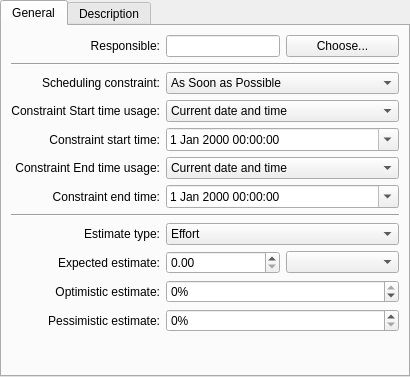
<?xml version="1.0" encoding="UTF-8"?>
<ui version="4.0">
 <author>Dag Andersen &lt;dag.andersen@kdemail.net&gt;</author>
 <class>KPlato::ConfigTaskPanelBase</class>
 <widget class="QWidget" name="KPlato::ConfigTaskPanelBase">
  <property name="geometry">
   <rect>
    <x>0</x>
    <y>0</y>
    <width>410</width>
    <height>377</height>
   </rect>
  </property>
  <layout class="QVBoxLayout" name="verticalLayout">
   <property name="margin">
    <number>0</number>
   </property>
   <item>
    <widget class="QTabWidget" name="tabWidget">
     <property name="currentIndex">
      <number>0</number>
     </property>
     <widget class="QWidget" name="tab">
      <attribute name="title">
       <string>General</string>
      </attribute>
      <layout class="QGridLayout" columnstretch="0,1" name="gridLayout">
       <item row="0" column="0">
        <widget class="QLabel" name="leaderlabel">
         <property name="whatsThis">
          <string>The person responsible for this task.

This is not limited to persons available in a resource group but can be anyone. You can even directly access your address book with the Choose button.</string>
         </property>
         <property name="text">
          <string>Responsible:</string>
         </property>
         <property name="wordWrap">
          <bool>false</bool>
         </property>
         <property name="alignment">
          <set>Qt::AlignRight|Qt::AlignTrailing|Qt::AlignVCenter</set>
         </property>
         <property name="buddy">
          <cstring>kcfg_Leader</cstring>
         </property>
        </widget>
       </item>
       <item row="0" column="1">
        <layout class="QHBoxLayout">
         <property name="margin">
          <number>0</number>
         </property>
         <item>
          <widget class="KLineEdit" name="kcfg_Leader">
           <property name="sizePolicy">
            <sizepolicy hsizetype="Preferred" vsizetype="Preferred">
             <horstretch>0</horstretch>
             <verstretch>0</verstretch>
            </sizepolicy>
           </property>
           <property name="whatsThis">
            <string>The person responsible for this task.

This is not limited to persons available in a resource group but can be anyone. You can even directly access your address book with the Choose button.</string>
           </property>
          </widget>
         </item>
         <item>
          <widget class="QPushButton" name="chooseLeader">
           <property name="toolTip">
            <string>Insert a person from your address book</string>
           </property>
           <property name="whatsThis">
            <string>Insert a person from your address book.</string>
           </property>
           <property name="text">
            <string>Choose...</string>
           </property>
           <property name="shortcut">
            <string/>
           </property>
          </widget>
         </item>
        </layout>
       </item>
       <item row="2" column="0">
        <widget class="QLabel" name="textLabel3">
         <property name="sizePolicy">
          <sizepolicy hsizetype="Preferred" vsizetype="Preferred">
           <horstretch>0</horstretch>
           <verstretch>0</verstretch>
          </sizepolicy>
         </property>
         <property name="text">
          <string>Scheduling constraint:</string>
         </property>
         <property name="wordWrap">
          <bool>false</bool>
         </property>
         <property name="alignment">
          <set>Qt::AlignRight|Qt::AlignTrailing|Qt::AlignVCenter</set>
         </property>
         <property name="buddy">
          <cstring>kcfg_ConstraintType</cstring>
         </property>
        </widget>
       </item>
       <item row="2" column="1">
        <widget class="KComboBox" name="kcfg_ConstraintType">
         <property name="sizePolicy">
          <sizepolicy hsizetype="Preferred" vsizetype="Fixed">
           <horstretch>0</horstretch>
           <verstretch>0</verstretch>
          </sizepolicy>
         </property>
         <item>
          <property name="text">
           <string>As Soon as Possible</string>
          </property>
         </item>
         <item>
          <property name="text">
           <string>As Late as Possible</string>
          </property>
         </item>
         <item>
          <property name="text">
           <string>Must Start On</string>
          </property>
         </item>
         <item>
          <property name="text">
           <string>Must Finish On</string>
          </property>
         </item>
         <item>
          <property name="text">
           <string>Start Not Earlier Than</string>
          </property>
         </item>
         <item>
          <property name="text">
           <string>Finish Not Later Than</string>
          </property>
         </item>
         <item>
          <property name="text">
           <string>Fixed Interval</string>
          </property>
         </item>
        </widget>
       </item>
       <item row="3" column="0">
        <widget class="QLabel" name="textLabel3_5">
         <property name="sizePolicy">
          <sizepolicy hsizetype="Preferred" vsizetype="Preferred">
           <horstretch>0</horstretch>
           <verstretch>0</verstretch>
          </sizepolicy>
         </property>
         <property name="text">
          <string>Constraint Start time usage:</string>
         </property>
         <property name="wordWrap">
          <bool>false</bool>
         </property>
         <property name="alignment">
          <set>Qt::AlignRight|Qt::AlignTrailing|Qt::AlignVCenter</set>
         </property>
         <property name="buddy">
          <cstring>kcfg_StartTimeUsage</cstring>
         </property>
        </widget>
       </item>
       <item row="3" column="1">
        <widget class="KComboBox" name="kcfg_StartTimeUsage">
         <property name="sizePolicy">
          <sizepolicy hsizetype="Preferred" vsizetype="Fixed">
           <horstretch>0</horstretch>
           <verstretch>0</verstretch>
          </sizepolicy>
         </property>
         <item>
          <property name="text">
           <string>Current date and time</string>
          </property>
         </item>
         <item>
          <property name="text">
           <string>Current date, specified time</string>
          </property>
         </item>
         <item>
          <property name="text">
           <string>Specified date and time</string>
          </property>
         </item>
        </widget>
       </item>
       <item row="4" column="0">
        <widget class="QLabel" name="textLabel3_3">
         <property name="sizePolicy">
          <sizepolicy hsizetype="Preferred" vsizetype="Preferred">
           <horstretch>0</horstretch>
           <verstretch>0</verstretch>
          </sizepolicy>
         </property>
         <property name="text">
          <string>Constraint start time:</string>
         </property>
         <property name="wordWrap">
          <bool>false</bool>
         </property>
         <property name="alignment">
          <set>Qt::AlignRight|Qt::AlignTrailing|Qt::AlignVCenter</set>
         </property>
         <property name="buddy">
          <cstring>kcfg_ConstraintStartTime</cstring>
         </property>
        </widget>
       </item>
       <item row="4" column="1">
        <widget class="QDateTimeEdit" name="kcfg_ConstraintStartTime">
         <property name="calendarPopup">
          <bool>true</bool>
         </property>
        </widget>
       </item>
       <item row="5" column="0">
        <widget class="QLabel" name="textLabel3_6">
         <property name="sizePolicy">
          <sizepolicy hsizetype="Preferred" vsizetype="Preferred">
           <horstretch>0</horstretch>
           <verstretch>0</verstretch>
          </sizepolicy>
         </property>
         <property name="text">
          <string>Constraint End time usage:</string>
         </property>
         <property name="wordWrap">
          <bool>false</bool>
         </property>
         <property name="alignment">
          <set>Qt::AlignRight|Qt::AlignTrailing|Qt::AlignVCenter</set>
         </property>
         <property name="buddy">
          <cstring>kcfg_EndTimeUsage</cstring>
         </property>
        </widget>
       </item>
       <item row="5" column="1">
        <widget class="KComboBox" name="kcfg_EndTimeUsage">
         <property name="sizePolicy">
          <sizepolicy hsizetype="Preferred" vsizetype="Fixed">
           <horstretch>0</horstretch>
           <verstretch>0</verstretch>
          </sizepolicy>
         </property>
         <item>
          <property name="text">
           <string>Current date and time</string>
          </property>
         </item>
         <item>
          <property name="text">
           <string>Current date, specified time</string>
          </property>
         </item>
         <item>
          <property name="text">
           <string>Specified date and time</string>
          </property>
         </item>
        </widget>
       </item>
       <item row="6" column="0">
        <widget class="QLabel" name="textLabel3_4">
         <property name="sizePolicy">
          <sizepolicy hsizetype="Preferred" vsizetype="Preferred">
           <horstretch>0</horstretch>
           <verstretch>0</verstretch>
          </sizepolicy>
         </property>
         <property name="text">
          <string>Constraint end time:</string>
         </property>
         <property name="wordWrap">
          <bool>false</bool>
         </property>
         <property name="alignment">
          <set>Qt::AlignRight|Qt::AlignTrailing|Qt::AlignVCenter</set>
         </property>
         <property name="buddy">
          <cstring>kcfg_ConstraintEndTime</cstring>
         </property>
        </widget>
       </item>
       <item row="6" column="1">
        <widget class="QDateTimeEdit" name="kcfg_ConstraintEndTime">
         <property name="calendarPopup">
          <bool>true</bool>
         </property>
        </widget>
       </item>
       <item row="7" column="0" colspan="2">
        <widget class="Line" name="line">
         <property name="orientation">
          <enum>Qt::Horizontal</enum>
         </property>
        </widget>
       </item>
       <item row="8" column="0">
        <widget class="QLabel" name="textLabel3_7">
         <property name="sizePolicy">
          <sizepolicy hsizetype="Preferred" vsizetype="Preferred">
           <horstretch>0</horstretch>
           <verstretch>0</verstretch>
          </sizepolicy>
         </property>
         <property name="text">
          <string>Estimate type:</string>
         </property>
         <property name="wordWrap">
          <bool>false</bool>
         </property>
         <property name="alignment">
          <set>Qt::AlignRight|Qt::AlignTrailing|Qt::AlignVCenter</set>
         </property>
         <property name="buddy">
          <cstring>kcfg_EstimateType</cstring>
         </property>
        </widget>
       </item>
       <item row="8" column="1">
        <widget class="KComboBox" name="kcfg_EstimateType">
         <property name="sizePolicy">
          <sizepolicy hsizetype="Preferred" vsizetype="Fixed">
           <horstretch>0</horstretch>
           <verstretch>0</verstretch>
          </sizepolicy>
         </property>
         <property name="editable">
          <bool>false</bool>
         </property>
         <item>
          <property name="text">
           <string>Effort</string>
          </property>
         </item>
         <item>
          <property name="text">
           <string>Duration</string>
          </property>
         </item>
        </widget>
       </item>
       <item row="9" column="0">
        <widget class="QLabel" name="textLabel3_8">
         <property name="sizePolicy">
          <sizepolicy hsizetype="Preferred" vsizetype="Preferred">
           <horstretch>0</horstretch>
           <verstretch>0</verstretch>
          </sizepolicy>
         </property>
         <property name="text">
          <string>Expected estimate:</string>
         </property>
         <property name="wordWrap">
          <bool>false</bool>
         </property>
         <property name="alignment">
          <set>Qt::AlignRight|Qt::AlignTrailing|Qt::AlignVCenter</set>
         </property>
         <property name="buddy">
          <cstring>kcfg_ExpectedEstimate</cstring>
         </property>
        </widget>
       </item>
       <item row="9" column="1">
        <layout class="QHBoxLayout" name="horizontalLayout">
         <item>
          <widget class="KPlato::DurationSpinBox" name="kcfg_ExpectedEstimate"/>
         </item>
         <item>
          <widget class="KPlato::MyComboBox" name="kcfg_Unit"/>
         </item>
        </layout>
       </item>
       <item row="10" column="0">
        <widget class="QLabel" name="textLabel1_3">
         <property name="sizePolicy">
          <sizepolicy hsizetype="Preferred" vsizetype="Preferred">
           <horstretch>0</horstretch>
           <verstretch>0</verstretch>
          </sizepolicy>
         </property>
         <property name="text">
          <string>Optimistic estimate:</string>
         </property>
         <property name="wordWrap">
          <bool>false</bool>
         </property>
         <property name="alignment">
          <set>Qt::AlignRight|Qt::AlignTrailing|Qt::AlignVCenter</set>
         </property>
         <property name="buddy">
          <cstring>kcfg_OptimisticRatio</cstring>
         </property>
        </widget>
       </item>
       <item row="10" column="1">
        <widget class="QSpinBox" name="kcfg_OptimisticRatio">
         <property name="suffix">
          <string>%</string>
         </property>
         <property name="minimum">
          <number>-99</number>
         </property>
         <property name="maximum">
          <number>0</number>
         </property>
        </widget>
       </item>
       <item row="11" column="0">
        <widget class="QLabel" name="textLabel2_2">
         <property name="sizePolicy">
          <sizepolicy hsizetype="Preferred" vsizetype="Preferred">
           <horstretch>0</horstretch>
           <verstretch>0</verstretch>
          </sizepolicy>
         </property>
         <property name="text">
          <string>Pessimistic estimate:</string>
         </property>
         <property name="alignment">
          <set>Qt::AlignRight|Qt::AlignTrailing|Qt::AlignVCenter</set>
         </property>
         <property name="wordWrap">
          <bool>false</bool>
         </property>
         <property name="buddy">
          <cstring>kcfg_PessimisticRatio</cstring>
         </property>
        </widget>
       </item>
       <item row="11" column="1">
        <widget class="QSpinBox" name="kcfg_PessimisticRatio">
         <property name="suffix">
          <string>%</string>
         </property>
         <property name="maximum">
          <number>999</number>
         </property>
        </widget>
       </item>
       <item row="12" column="0">
        <spacer name="verticalSpacer">
         <property name="orientation">
          <enum>Qt::Vertical</enum>
         </property>
         <property name="sizeHint" stdset="0">
          <size>
           <width>20</width>
           <height>40</height>
          </size>
         </property>
        </spacer>
       </item>
       <item row="1" column="0" colspan="2">
        <widget class="Line" name="line_2">
         <property name="orientation">
          <enum>Qt::Horizontal</enum>
         </property>
        </widget>
       </item>
      </layout>
     </widget>
     <widget class="QWidget" name="widget">
      <attribute name="title">
       <string>Description</string>
      </attribute>
      <layout class="QVBoxLayout" name="verticalLayout_2">
       <item>
        <widget class="KToolBar" name="toolbar" native="true">
         <property name="minimumSize">
          <size>
           <width>0</width>
           <height>10</height>
          </size>
         </property>
        </widget>
       </item>
       <item>
        <widget class="KRichTextWidget" name="kcfg_Description"/>
       </item>
      </layout>
     </widget>
    </widget>
   </item>
  </layout>
 </widget>
 <customwidgets>
  <customwidget>
   <class>KRichTextEdit</class>
   <extends>KTextEdit</extends>
   <header>krichtextedit.h</header>
  </customwidget>
  <customwidget>
   <class>KLineEdit</class>
   <extends>QLineEdit</extends>
   <header>klineedit.h</header>
   <container>1</container>
  </customwidget>
  <customwidget>
   <class>KComboBox</class>
   <extends>QComboBox</extends>
   <header>kcombobox.h</header>
  </customwidget>
  <customwidget>
   <class>KTextEdit</class>
   <extends>QTextEdit</extends>
   <header>ktextedit.h</header>
  </customwidget>
  <customwidget>
   <class>KRichTextWidget</class>
   <extends>KRichTextEdit</extends>
   <header>krichtextwidget.h</header>
  </customwidget>
  <customwidget>
   <class>KToolBar</class>
   <extends>QWidget</extends>
   <header location="global">KToolBar</header>
   <container>1</container>
  </customwidget>
  <customwidget>
   <class>KPlato::DurationSpinBox</class>
   <extends>QDoubleSpinBox</extends>
   <header>kptdurationspinbox.h</header>
  </customwidget>
  <customwidget>
   <class>KPlato::MyComboBox</class>
   <extends>QComboBox</extends>
   <header>kptmycombobox_p.h</header>
  </customwidget>
 </customwidgets>
 <tabstops>
  <tabstop>kcfg_Leader</tabstop>
  <tabstop>chooseLeader</tabstop>
  <tabstop>kcfg_ConstraintType</tabstop>
  <tabstop>kcfg_StartTimeUsage</tabstop>
  <tabstop>kcfg_ConstraintStartTime</tabstop>
  <tabstop>kcfg_EndTimeUsage</tabstop>
  <tabstop>kcfg_ConstraintEndTime</tabstop>
  <tabstop>kcfg_EstimateType</tabstop>
  <tabstop>kcfg_ExpectedEstimate</tabstop>
  <tabstop>kcfg_Unit</tabstop>
  <tabstop>kcfg_OptimisticRatio</tabstop>
  <tabstop>kcfg_PessimisticRatio</tabstop>
  <tabstop>kcfg_Description</tabstop>
 </tabstops>
 <resources/>
 <connections/>
</ui>
